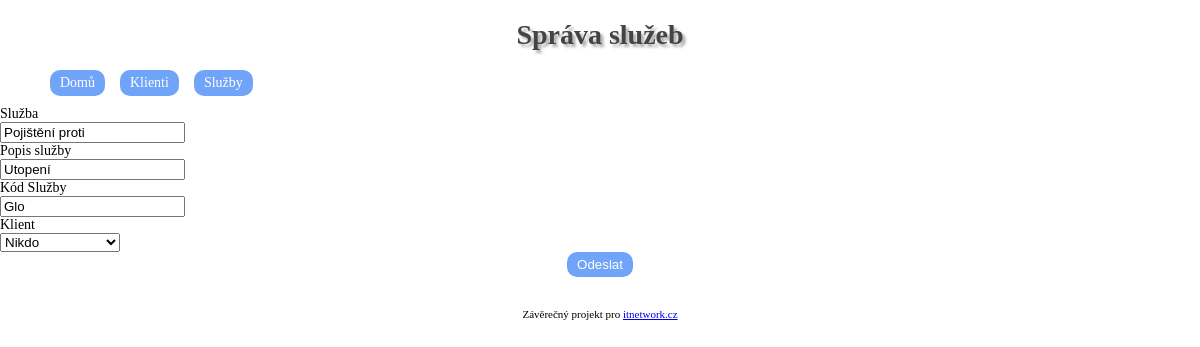
The app's page /sluzby.php?editovat=10 with its own data.
### tables this page shows
CREATE TABLE `sluzba` (
  `sluzba_id` int(11) NOT NULL,
  `znacka` varchar(15) NOT NULL,
  `popis` varchar(255) NOT NULL,
  `kod` varchar(7) NOT NULL,
  `klient_id` int(11) DEFAULT NULL
);

### nastaveni.php (called while the page is built, shortened)
<?php
function autoloader(string $trida): void
{
    $trida = str_replace('\\', '/', $trida);
}

### Databaze.php (called while the page is built)
<?php
class Databaze
{
    private static PDO $spojeni;
    private static array $nastaveni = array(
        PDO::ATTR_ERRMODE => PDO::ERRMODE_EXCEPTION,
        PDO::MYSQL_ATTR_INIT_COMMAND => "SET NAMES utf8",
        PDO::ATTR_EMULATE_PREPARES => false,
    );
    public static function pripoj(string $host, string $uzivatel, string $heslo, string $databaze): PDO
    {
        if (!isset(self::$spojeni)) {
            self::$spojeni = @new PDO(
                "mysql:host=$host;dbname=$databaze",
                $uzivatel,
                $heslo,
                self::$nastaveni
            );
        }
        return self::$spojeni;
    }
    public static function dotaz(string $sql, array $parametry = array()): PDOStatement
    {
        $dotaz = self::$spojeni->prepare($sql);
        $dotaz->execute($parametry);
        return $dotaz;
    }
}

### Evidence/Sluzby/SpravceSluzeb.php (called while the page is built, shortened)
<?php
class SpravceSluzeb
{
    public function nacti(int $sluzbaId) : array
    {
        return Databaze::dotaz('SELECT * FROM sluzba WHERE sluzba_id=?', array($sluzbaId))->fetch();
    }
}

### sluzby.php (the view, shortened to what this page needs)
<?php
require('nastaveni.php');
$spravceSluzeb = new SpravceSluzeb;
$sluzba = array(
    'sluzba_id' => '',
    'znacka' => '',
    'popis' => '',
    'kod' => '',
    'klient_id' => '',
);
if (isset($_GET['editovat'])) {
    $nactenySluzba = $spravceSluzeb->nacti($_GET['editovat']);
    if ($nactenySluzba)
        $sluzba = $nactenySluzba;
}
require('sablony/rozlozeni_horni_cast.php');
?>
<form method="post">
    Služba<br />
    <input type="text" name="znacka" value="<?= htmlspecialchars($sluzba['znacka']) ?>" maxlenght="15" /><br />
    Popis služby<br />
    <input type="text" name="popis" value="<?= htmlspecialchars($sluzba['popis']) ?>" maxlenght="15" /><br />
    Kód Služby<br />
    <input type="text" name="kod" value="<?= htmlspecialchars($sluzba['kod']) ?>" maxlenght="7" /><br />
    Klient<br />
    <select name="klient_id">
        <option value="">Nikdo</option>
    </select><br />
    <div class="centrovany">
        <input type="submit" value="Odeslat" />
    </div>
</form>
<?php
require('sablony/rozlozeni_dolni_cast.php');
?>

### styl.css (style rules this page uses)
body { font-family: verdana; font-size: 14px; width: 900 px; margin: 0 auto; }
nav a, input[type="submit"] { background: #6FA4F8; color: white; padding: 5px 10px; border-radius: 10px; text-decoration: none; border: none; cursor: pointer; display: inline-block; }
.centrovany { text-align: center; }

### records on screen
sluzba: znacka "Pojištění proti", popis "Utopení", kod "Glo"

### other values on screen
$titulek "Správa služeb"
